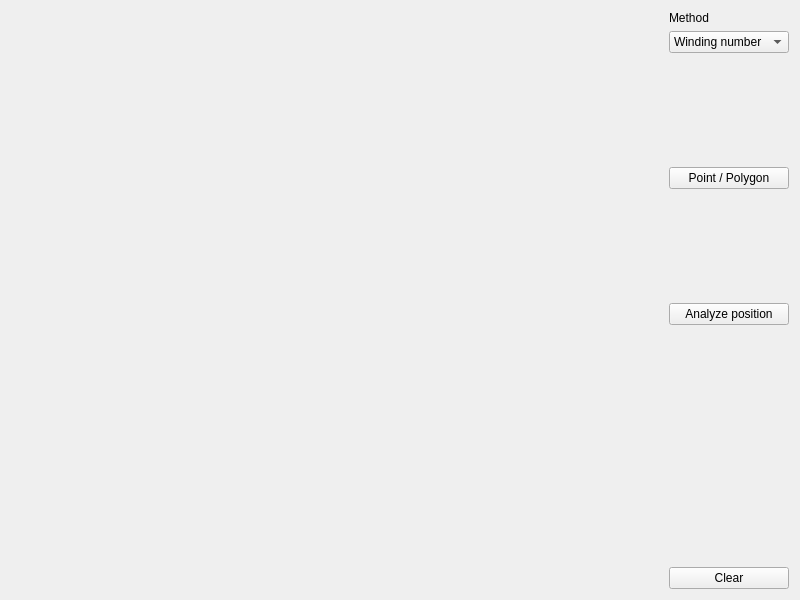
<?xml version="1.0" encoding="UTF-8"?>
<ui version="4.0">
 <class>MainForm</class>
 <widget class="QWidget" name="MainForm">
  <property name="geometry">
   <rect>
    <x>0</x>
    <y>0</y>
    <width>800</width>
    <height>600</height>
   </rect>
  </property>
  <property name="windowTitle">
   <string>Analyze point and polygon position</string>
  </property>
  <layout class="QHBoxLayout" name="horizontalLayout">
   <item>
    <widget class="Draw" name="Canvas" native="true">
     <property name="sizePolicy">
      <sizepolicy hsizetype="Expanding" vsizetype="Expanding">
       <horstretch>0</horstretch>
       <verstretch>0</verstretch>
      </sizepolicy>
     </property>
    </widget>
   </item>
   <item>
    <layout class="QVBoxLayout" name="verticalLayout">
     <item>
      <widget class="QLabel" name="label">
       <property name="text">
        <string>Method</string>
       </property>
      </widget>
     </item>
     <item>
      <widget class="QComboBox" name="comboBox">
       <item>
        <property name="text">
         <string>Winding number</string>
        </property>
       </item>
       <item>
        <property name="text">
         <string>Ray crossing</string>
        </property>
       </item>
      </widget>
     </item>
     <item>
      <spacer name="verticalSpacer">
       <property name="orientation">
        <enum>Qt::Vertical</enum>
       </property>
       <property name="sizeHint" stdset="0">
        <size>
         <width>20</width>
         <height>40</height>
        </size>
       </property>
      </spacer>
     </item>
     <item>
      <widget class="QPushButton" name="pushButton">
       <property name="text">
        <string>Point / Polygon</string>
       </property>
      </widget>
     </item>
     <item>
      <spacer name="verticalSpacer_2">
       <property name="orientation">
        <enum>Qt::Vertical</enum>
       </property>
       <property name="sizeHint" stdset="0">
        <size>
         <width>20</width>
         <height>40</height>
        </size>
       </property>
      </spacer>
     </item>
     <item>
      <widget class="QPushButton" name="pushButton_2">
       <property name="text">
        <string>Analyze position</string>
       </property>
      </widget>
     </item>
     <item>
      <spacer name="verticalSpacer_4">
       <property name="orientation">
        <enum>Qt::Vertical</enum>
       </property>
       <property name="sizeHint" stdset="0">
        <size>
         <width>20</width>
         <height>40</height>
        </size>
       </property>
      </spacer>
     </item>
     <item>
      <widget class="QLabel" name="label_2">
       <property name="text">
        <string/>
       </property>
      </widget>
     </item>
     <item>
      <spacer name="verticalSpacer_3">
       <property name="orientation">
        <enum>Qt::Vertical</enum>
       </property>
       <property name="sizeHint" stdset="0">
        <size>
         <width>20</width>
         <height>40</height>
        </size>
       </property>
      </spacer>
     </item>
     <item>
      <widget class="QPushButton" name="pushButton_3">
       <property name="text">
        <string>Clear</string>
       </property>
      </widget>
     </item>
    </layout>
   </item>
  </layout>
 </widget>
 <customwidgets>
  <customwidget>
   <class>Draw</class>
   <extends>QWidget</extends>
   <header>draw.h</header>
   <container>1</container>
  </customwidget>
 </customwidgets>
 <resources/>
 <connections/>
</ui>
